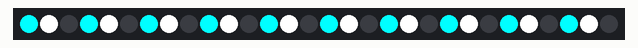
A sketch run on a simulated Arduino Uno, built with avr-gcc and run on an emulated ATmega328P. Parts: 30 RGB LEDs in strip order, left to right.

Above: at 0.1 s.
At 1.1 s:
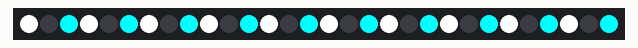
At 2.1 s:
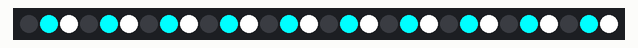

The sketch:

TestLED.ino
```cpp
#include "FastLED.h"

// How many leds in your strip?
#define NUM_LEDS 30

// For led chips like Neopixels, which have a data line, ground, and power, you just
// need to define DATA_PIN.  For led chipsets that are SPI based (four wires - data, clock,
// ground, and power), like the LPD8806 define both DATA_PIN and CLOCK_PIN
#define DATA_PIN 5
//#define CLOCK_PIN 13

// Define the array of leds
CRGB leds[NUM_LEDS];

// Define a pattern
#define PATTERN_COUNT 3
int pattern_start = 0;
CRGB pattern[PATTERN_COUNT] = { CRGB::Aqua, CRGB::White, CRGB::Black };

void setup() {
      // Uncomment/edit one of the following lines for your leds arrangement.
       FastLED.addLeds<TM1803, DATA_PIN, RGB>(leds, NUM_LEDS);
      // FastLED.addLeds<TM1804, DATA_PIN, RGB>(leds, NUM_LEDS);
      // FastLED.addLeds<TM1809, DATA_PIN, RGB>(leds, NUM_LEDS);
      // FastLED.addLeds<WS2811, DATA_PIN, RGB>(leds, NUM_LEDS);
      // FastLED.addLeds<WS2812, DATA_PIN, RGB>(leds, NUM_LEDS);
      //FastLED.addLeds<WS2812B, DATA_PIN, RGB>(leds, NUM_LEDS);
Serial.begin(9600);


      // FastLED.addLeds<NEOPIXEL, DATA_PIN>(leds, NUM_LEDS);
      // FastLED.addLeds<UCS1903, DATA_PIN, RGB>(leds, NUM_LEDS);
      // FastLED.addLeds<UCS1903B, DATA_PIN, RGB>(leds, NUM_LEDS);
      // FastLED.addLeds<GW6205, DATA_PIN, RGB>(leds, NUM_LEDS);
      // FastLED.addLeds<GW6205_400, DATA_PIN, RGB>(leds, NUM_LEDS);

      // FastLED.addLeds<WS2801, RGB>(leds, NUM_LEDS);
      // FastLED.addLeds<SM16716, RGB>(leds, NUM_LEDS);
      // FastLED.addLeds<LPD8806, RGB>(leds, NUM_LEDS);

      // FastLED.addLeds<WS2801, DATA_PIN, CLOCK_PIN, RGB>(leds, NUM_LEDS);
      // FastLED.addLeds<SM16716, DATA_PIN, CLOCK_PIN, RGB>(leds, NUM_LEDS);
      // FastLED.addLeds<LPD8806, DATA_PIN, CLOCK_PIN, RGB>(leds, NUM_LEDS);
}

void loop() {
  animate();
}

void animate() {
  // Loop over the pattern starting at the pattern offset
  int j = pattern_start;
  for (int i=0;i<NUM_LEDS;i++) {
    // Set the current light color
    leds[i] = pattern[j++];

    // If j went over the end of the pattern, set it back to zero
    if (j == PATTERN_COUNT) {
      j = 0;
    }
  }

  // Show and wait
  FastLED.show();
  delay(1000);

  pattern_start++;

  // If pattern_start went over the end of the pattern, set it back to zero
  if (pattern_start == PATTERN_COUNT) {
    pattern_start = 0;
  }
}

void old_code() {
  // Turn the LED on, then pause
  /*leds[0] = CRGB::Red;
  FastLED.show();
  delay(1000);
  // Now turn the LED off, then pause
  leds[0] = CRGB::Black;
  FastLED.show();
  delay(1000);*/

  for(int i=0;i<NUM_LEDS;i++){
    leds[i] = CRGB::White;

  }
  Serial.print("White");
   FastLED.show();
  delay(1000);
    for(int i=0;i<NUM_LEDS;i++){
    leds[i] = CRGB::Black;

  }
  Serial.print("Black");
   FastLED.show();
  delay(1000);

 /* for(int i=0;i<4;i++){
    for(int j=0;j<NUM_LEDS-3;j+=4){
      leds[j]=CRGB::Red;
      leds[j+1]=leds[j+2]=leds[j+3]=CRGB::Black;
    }
    FastLED.show();
    delay(1000);
    for(int j=0;j<NUM_LEDS-3;j+=4){
      leds[j+1]=CRGB::Red;
      leds[j]=leds[j+2]=leds[j+3]=CRGB::Black;
    }
    FastLED.show();
    delay(1000);
    for(int j=0;j<NUM_LEDS-3;j+=4){
      leds[j+2]=CRGB::Red;
      leds[j]=leds[j+1]=leds[j+3]=CRGB::Black;
    }
    FastLED.show();
    delay(1000);
    for(int j=0;j<NUM_LEDS-3;j+=4){
      leds[j+3]=CRGB::Red;
      leds[j]=leds[j+1]=leds[j+2]=CRGB::Black;
    }
    FastLED.show();
    delay(1000);
  }*/
}
```

Measured:
- by itself, everything shown: repeats every 3.0 s, in 3 steps
- what the display in image 1 shows lasts 1.0 s, from 1.0 s to 2.0 s
